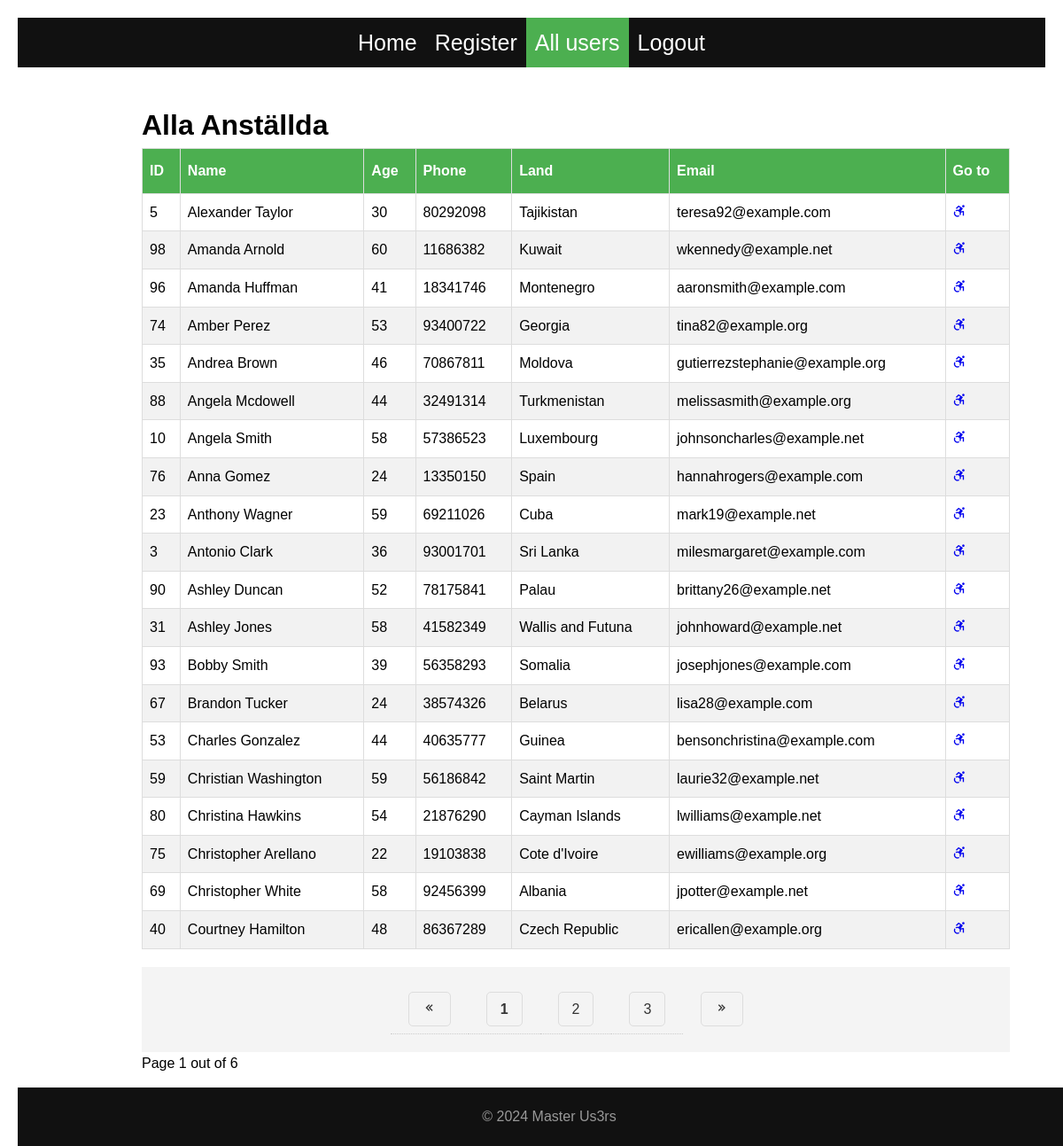
The page /allusers (signed in) on the database its author committed.
### models.py (models this page shows)
class Person(db.Model):
    id = db.Column(db.Integer, primary_key=True)
    name = db.Column(db.String(128))
    age = db.Column(db.Integer)
    email = db.Column(db.String(128), unique=True)
    username = db.Column(db.String(128), unique=True)
    land = db.Column(db.String(128))
    phone = db.Column(db.String(128))

### app.py (the view)
@app.route("/allusers")
@login_required
def all_users():
    sorting_column = request.args.get('sort_column', 'name')
    sorting_order = request.args.get('sort_order', 'asc')
    page = request.args.get('page', 1, type=int)
    match sorting_column:
        case 'name':
            sort_by = Person.name
        case 'age':
            sort_by = Person.age
        case 'username':
            sort_by = Person.username
        case 'phone':
            sort_by = Person.phone
        case 'email':
            sort_by = Person.email
        case 'land':
            sort_by = Person.land
        case _:
            sort_by = Person.id
    sort_by = sort_by.asc() if sorting_order == 'asc' else sort_by.desc()
    all_users = Person.query.order_by(sort_by)
    pa_obj = all_users.paginate(page=page, per_page=20, error_out=True)
    return render_template('users.html',
                        all_users=pa_obj.items,
                        pagination=pa_obj,
                        sort_column=sorting_column,
                        sort_order=sorting_order,
                        page=page,
                        pages=pa_obj.pages,
                        has_next=pa_obj.has_next,
                        has_prev=pa_obj.has_prev
                    )

### Templates/users.html (shortened to what this page needs)
{% extends "base.html"%}
{% block content %}
<div class="container">
    <h1>Alla Anställda</h1>
    <table class="table table-bordered">
        <thead>
            <tr>
           <th scope="col">ID
           </th>
           <th scope="col">Name
            </th>
            <th scope="col">Age
            </th>
            <th scope="col">Phone
            </th>
            <th scope="col">Land
            </th>
            <th scope="col">Email
            </th>
            <th scope="col">Go to</th>
        </tr>
    </thead>
    <tbody>
        {% for user in all_users%}
        <tr>
            <td scope="row">{{user.id}}</td>
            <td scope="col">{{user.name}}</td>
            <td scope="col">{{user.age}}</td>
            <td scope="col">{{user.phone}}</td>
            <td scope="col">{{user.land}}</td>
            <td scope="col">{{user.email}}</td>
            <td scope="col">
                <a href="{{url_for('user_page', user_id = user.id)}}">
                    <i class='bx bx-accessibility'></i>
                </a>
            </td>
        </tr>
        {%endfor%}
    </tbody>
 </table>
 <nav aria-label="Page navigation example">
    <ul class="pagination">
        {% if pages !=1 %}
            {% if has_prev %}
            <li class="page-item">
                <a class="page-link" href="{{url_for('all_users', sort_column = sort_column, sort_order = sort_order, page = page - 1)}}" aria-label="Föregående">
                    <i class='bx bx-chevrons-left'></i>
                </a>
            </li>
            {% else %}
            <li class="page-item disabled">
                <a class="page-link"><i class='bx bx-chevrons-left'></i></box-icon></a>
            </li>
            {% endif %}
            {% for page in pagination.iter_pages(left_edge=0, right_edge=0, left_current=2, right_current=2) %}
                {% if page %}
                    {% if page != pagination.page %}
                    <li class="page-item">
                        <a class="page-link" href="{{url_for('all_users', sort_column = sort_column, sort_order = sort_order, page = page)}}">{{ page }}</a>
                    </li>
                    {% else %}
                    <li class="page-item active">
                        <a class="page-link"><strong>{{ page }}</strong></a>
                    </li>
                    {% endif %}
                {% endif %}
            {% endfor %}
            {% if has_next %}
                <li class="page-item">
                    <a class="page-link" href="{{url_for('all_users', sort_column = sort_column, sort_order = sort_order, page = page + 1)}}">
                        <i class='bx bx-chevrons-right'></i>
                    </a>
                </li>
            {% else %}
                <li class="page-item disabled">
                    <a class="page-link"><i class='bx bx-chevrons-right'></i></a>
                </li>
            {% endif %}
        {% endif %}
    </ul>
    <p>Page {{page}} out of {{pages}}</p>
 </nav>
</div>
{% endblock %}

### Templates/base.html (shortened to what this page needs)
{% from "_macros.html" import nav_link with context%}
<!DOCTYPE html>
<html lang="sv">
<head>
    <link rel="stylesheet" href="{{ url_for('static', filename='style.css') }}">
    <link href='https://unpkg.com/boxicons@2.1.4/css/boxicons.min.css' rel='stylesheet'>
</head>
<body>
    <div class="content-wrap">
        <div class="hej">
        <div class="nav-bar">
            {% if current_user.is_authenticated %}
                {{nav_link('home_page', 'Home')}}
                {{nav_link('register_new_user', 'Register')}}
                {{nav_link('all_users', 'All users')}}
                <a href="{{url_for('logout_2')}}">Logout</a>
            {% endif%}
        </div>
    </div>
        <div class="content">
            {% block content %}
            {% endblock %}
        </div>
    </div>
    <footer class="site-footer">
        <p>© 2024 Master Us3rs</p>
    </footer>
</body>
</html>

### Templates/_macros.html
{% macro nav_link(endpoint, text) %}
{% if request.endpoint.endswith(endpoint) %}
    <a href="{{ url_for(endpoint) }}" class="active">{{text}}</a>
{% else %}
    <a href="{{ url_for(endpoint) }}">{{text}}</a>
{% endif %}
{% endmacro %}

### static/style.css (style rules this page uses)
* { margin: 0; padding: 0; box-sizing: border-box; }
html, body { height: 100%; margin: 0; }
body { font-family: 'Arial', sans-serif; line-height: 1.6; margin: 20px; }
.container { max-width: 1100px; margin: auto; padding: 20px; overflow: auto; }
ul { list-style: none; background: #f4f4f4; margin-top: 20px; }
ul li { padding: 15px; border-bottom: 1px #ccc dotted; }
ul li:last-child { border-bottom: none; }
ul li a { text-decoration: none; color: #333; }
.content-wrap { min-height: calc(100% - 80px); padding-bottom: 40px; position: relative; display: flex; flex-direction: column; }
.table { width: 100%; border-collapse: collapse; }
.table td, .table th { border: 1px solid #ddd; padding: 8px; }
.table tr:nth-child(even) { background-color: #f2f2f2; }
.table th { padding-top: 12px; padding-bottom: 12px; text-align: left; background-color: #4CAF50; color: white; }
.hej { display: flex; justify-content: center; }
.nav-bar { display: flex; justify-content: center; height: 100%; width: 100vw; background-color: #111; overflow-x: hidden; }
.nav-bar a { padding: 8px 10px; text-decoration: none; font-size: 25px; color: white; display: block; transition: background-color 0.3s; }
.nav-bar a.active { background-color: #4CAF50; }
.content { margin-left: 100px; padding: 20px; }
.site-footer { background-color: #111; color: white; text-align: center; padding: 20px 0; position: fixed; bottom: 0; width: 100%; }
.site-footer p { margin: 0; color: #999; }
.pagination { display: flex; justify-content: center; padding: 20px; }
.page-link { padding: 10px 15px; margin: 0 5px; border: 1px solid #ddd; color: #333; text-decoration: none; border-radius: 5px; }
a { text-decoration:none; }

### rows shown on the page
Person: id "5", name "Alexander Taylor", age "30", phone "80292098", land "Tajikistan", email "teresa92@example.com"
Person: id "98", name "Amanda Arnold", age "60", phone "11686382", land "Kuwait", email "wkennedy@example.net"
Person: id "96", name "Amanda Huffman", age "41", phone "18341746", land "Montenegro", email "aaronsmith@example.com"
Person: id "74", name "Amber Perez", age "53", phone "93400722", land "Georgia", email "tina82@example.org"
Person: id "35", name "Andrea Brown", age "46", phone "70867811", land "Moldova", email "gutierrezstephanie@example.org"
Person: id "88", name "Angela Mcdowell", age "44", phone "32491314", land "Turkmenistan", email "melissasmith@example.org"
Person: id "10", name "Angela Smith", age "58", phone "57386523", land "Luxembourg", email "johnsoncharles@example.net"
Person: id "76", name "Anna Gomez", age "24", phone "13350150", land "Spain", email "hannahrogers@example.com"
Person: id "23", name "Anthony Wagner", age "59", phone "69211026", land "Cuba", email "mark19@example.net"
Person: id "3", name "Antonio Clark", age "36", phone "93001701", land "Sri Lanka", email "milesmargaret@example.com"
Person: id "90", name "Ashley Duncan", age "52", phone "78175841", land "Palau", email "brittany26@example.net"
Person: id "31", name "Ashley Jones", age "58", phone "41582349", land "Wallis and Futuna", email "johnhoward@example.net"
Person: id "93", name "Bobby Smith", age "39", phone "56358293", land "Somalia", email "josephjones@example.com"
Person: id "67", name "Brandon Tucker", age "24", phone "38574326", land "Belarus", email "lisa28@example.com"
Person: id "53", name "Charles Gonzalez", age "44", phone "40635777", land "Guinea", email "bensonchristina@example.com"
Person: id "59", name "Christian Washington", age "59", phone "56186842", land "Saint Martin", email "laurie32@example.net"
Person: id "80", name "Christina Hawkins", age "54", phone "21876290", land "Cayman Islands", email "lwilliams@example.net"
Person: id "75", name "Christopher Arellano", age "22", phone "19103838", land "Cote d'Ivoire", email "ewilliams@example.org"
Person: id "69", name "Christopher White", age "58", phone "92456399", land "Albania", email "jpotter@example.net"
Person: id "40", name "Courtney Hamilton", age "48", phone "86367289", land "Czech Republic", email "ericallen@example.org"

### other values the page prints
{{ text }} "Home Register"
{{ text }} "All users"
{{ page }} "1"
{{ page }} "2" "3"
{{ pages }} "6"
